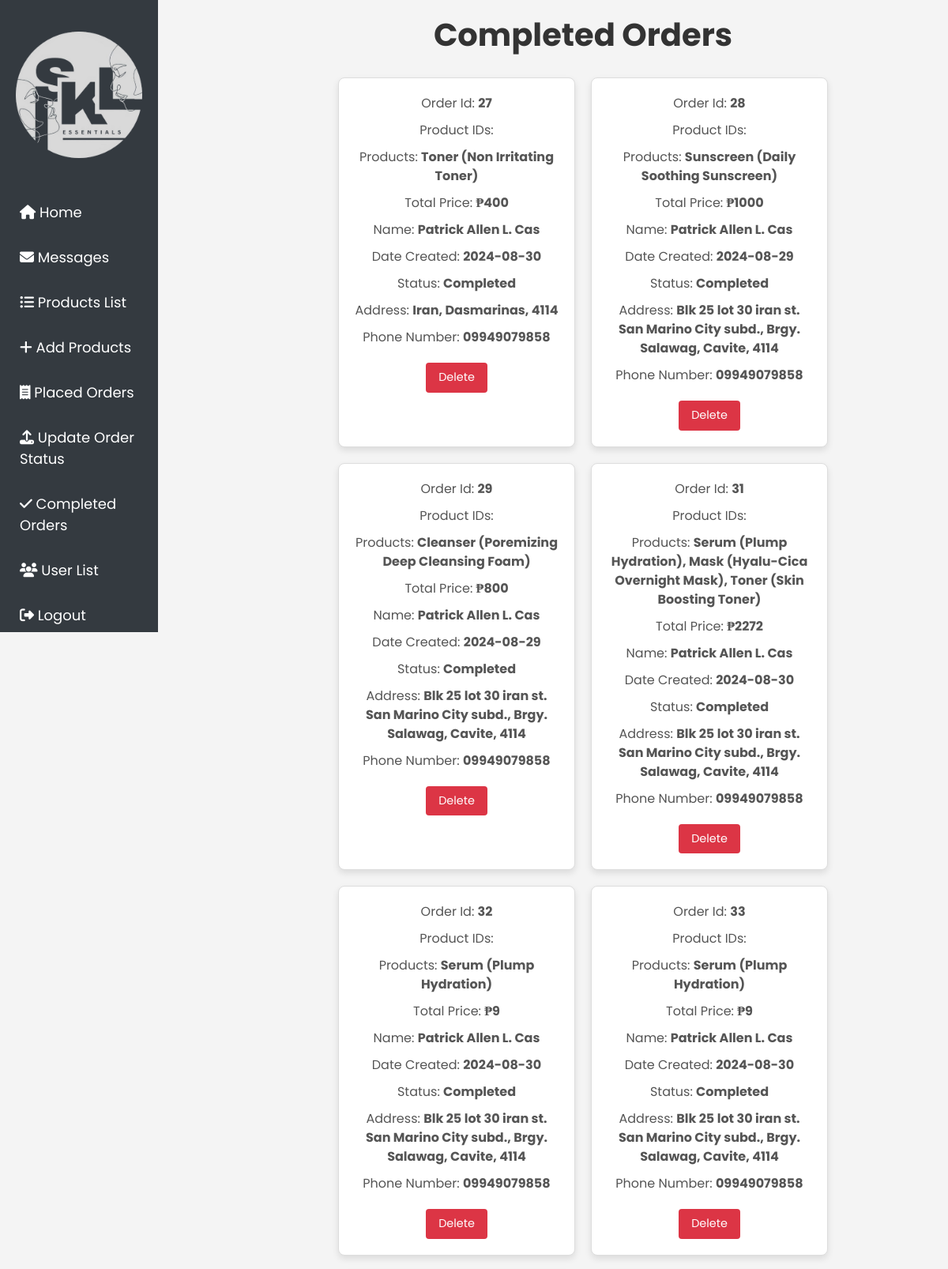
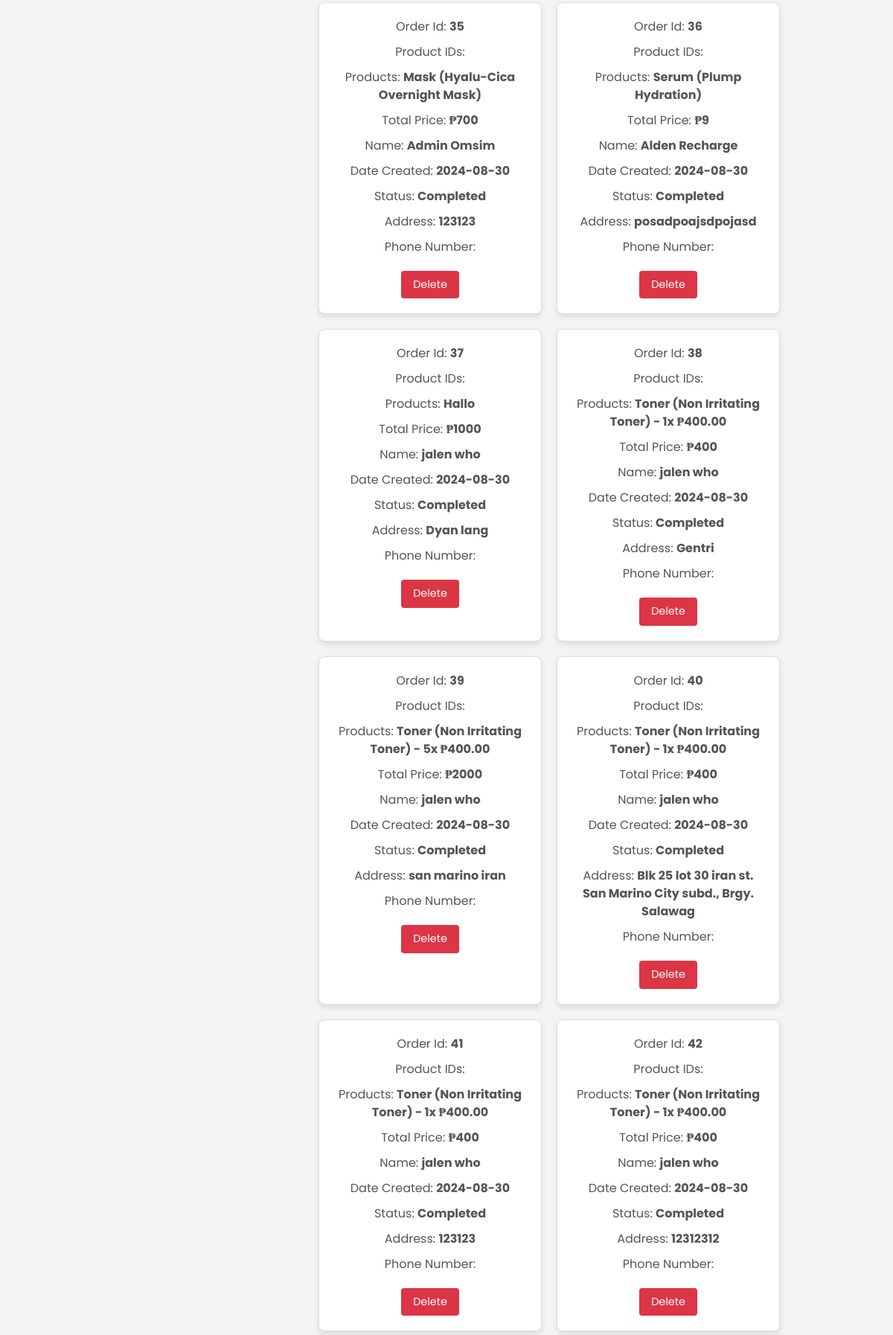
The app's page /completed_orders.php (upper part) with its own data (2 pictures, top to bottom).
### tables this page shows
CREATE TABLE `orders` (
  `id` int(100) NOT NULL,
  `user_id` int(100) NOT NULL,
  `name` varchar(20) NOT NULL,
  `number` varchar(11) NOT NULL,
  `email` varchar(50) NOT NULL,
  `method` varchar(50) NOT NULL,
  `address` varchar(500) NOT NULL,
  `product_names` varchar(1000) NOT NULL,
  `total_price` int(100) NOT NULL,
  `placed_on` date NOT NULL DEFAULT current_timestamp(),
  `payment_status` varchar(20) NOT NULL DEFAULT 'Pending'
);

### completed_orders.php (the view, shortened to what this page needs)
<?php
include('db.php');
$select_orders = $conn->prepare("SELECT * FROM `orders` WHERE payment_status = 'Completed'");
$select_orders->execute();
$result = $select_orders->get_result();
?>
<!DOCTYPE html>
<html lang="en">
<head>
   <link href="https://stackpath.bootstrapcdn.com/bootstrap/4.5.2/css/bootstrap.min.css" rel="stylesheet">
   <link rel="stylesheet" href="https://cdnjs.cloudflare.com/ajax/libs/font-awesome/6.1.1/css/all.min.css">
   <link rel="stylesheet" href="admin_orderss.css">
</head>
<body>
<div class="sidebar">
    <a href="admin_page.php"><i class="fas fa-home"></i><span> Home</span></a>
        <a href="user_message.php"><i class="fas fa-envelope"></i><span> Messages</span></a>
        <a href="product_list.php"><i class="fas fa-list-ul"></i><span> Products List</span></a>
        <a href="add_product.php"><i class="fas fa-plus"></i><span> Add Products</span></a>
        <a href="admin_orders.php"><i class="fas fa-receipt"></i><span> Placed Orders</span></a>
        <a href="update_orders.php"><i class="fas fa-upload"></i><span> Update Order Status</span></a>
        <a href="completed_orders.php"><i class="fas fa-check"></i><span> Completed Orders</span></a>
        <a href="user_list.php"><i class="fas fa-users"></i><span> User List</span></a>
        <a href="admin_logout.php"><i class="fas fa-sign-out-alt"></i><span> Logout</span></a>
</div>
<div class="sidebar">
    <img src="images/inverted.png" alt="">
    <a href="admin_page.php"><i class="fas fa-home"></i><span> Home</span></a>
    <a href="user_message.php"><i class="fas fa-envelope"></i><span> Messages</span></a>
    <a href="product_list.php"><i class="fas fa-list-ul"></i><span> Products List</span></a>
    <a href="add_product.php"><i class="fas fa-plus"></i><span> Add Products</span></a>
    <a href="admin_orders.php"><i class="fas fa-receipt"></i><span> Placed Orders</span></a>
    <a href="update_orders.php"><i class="fas fa-upload"></i><span> Update Order Status</span></a>
    <a href="completed_orders.php"><i class="fas fa-check"></i><span> Completed Orders</span></a>
    <a href="user_list.php"><i class="fas fa-users"></i><span> User List</span></a>
    <a href="admin_logout.php"><i class="fas fa-sign-out-alt"></i><span> Logout</span></a>
</div>
<center>
<section class="orders">
    <h1 class="heading">Completed Orders</h1>
    <div class="box-container">
       <?php
       if ($result->num_rows > 0) {
           while ($fetch_orders = $result->fetch_assoc()) {
       ?>
        <div class="box">
          <p>Order Id: <span><?= htmlspecialchars($fetch_orders['id']); ?></span></p>
          <p>Product IDs: <span><?= htmlspecialchars($fetch_orders['product_ids']); ?></span></p>
          <p>Products: <span><?= htmlspecialchars($fetch_orders['product_names']); ?></span></p>
          <p>Total Price: <span>₱<?= htmlspecialchars($fetch_orders['total_price']); ?></span></p>
          <p>Name: <span><?= htmlspecialchars($fetch_orders['name']); ?></span></p>
          <p>Date Created: <span><?= htmlspecialchars($fetch_orders['placed_on']); ?></span></p>
          <p>Status: <span><?= htmlspecialchars($fetch_orders['payment_status']); ?></span></p>
          <p>Address: <span><?= htmlspecialchars($fetch_orders['address']); ?></span></p>
          <p>Phone Number: <span><?= htmlspecialchars($fetch_orders['number']); ?></span></p>
          <a href="admin_orders.php?delete=<?= htmlspecialchars($fetch_orders['id']); ?>" class="delete-btn" onclick="return confirm('Delete this order?');">Delete</a>
       </div>
       <?php
           }
       } else {
           echo '<p class="empty">No Completed Orders Found!</p>';
       }
       ?>
    </div>
</section>
</center>
</body>
</html>

### admin_orderss.css (style rules this page uses)
* { font-family: Poppins; }
body { background-color: #f4f4f4; font-family: Arial, sans-serif; }
.sidebar { width: 200px; height: 100vh; background-color: #343a40; padding-top: 20px; position: fixed; }
.sidebar a { padding: 15px 25px; display: block; color: #fff; text-decoration: none; font-size: 18px; }
.sidebar img { display: block; margin: 0 auto 20px; max-width: 100%; height: auto; }
.orders { padding: 20px; max-width: 1200px; margin: 0 auto; margin-left: 23%; }
.heading { text-align: center; margin-bottom: 30px; color: #333; font-size: 2.5rem; font-weight: bold; }
.box-container { display: flex; flex-wrap: wrap; gap: 20px; justify-content: center; }
.box { background: #fff; border: 1px solid #ddd; border-radius: 8px; box-shadow: 0 4px 8px rgba(0, 0, 0, 0.1); padding: 20px; width: 300px; transition: transform 0.2s, box-shadow 0.2s; }
.box p { margin: 0 0 10px; color: #555; }
.box span { font-weight: bold; }
.option-btn, .delete-btn { display: inline-block; margin-top: 10px; padding: 8px 16px; border-radius: 4px; color: #fff; text-decoration: none; font-size: 0.9rem; transition: background-color 0.2s; text-decoration: none; }
.delete-btn { background-color: #dc3545; text-decoration: none; }

### records on screen
orders: id "27", product_names "Toner (Non Irritating Toner)", total_price "400", name "Patrick Allen L. Cas", placed_on "2024-08-30", payment_status "Completed", address "Iran, Dasmarinas, 4114", number "09949079858"
orders: id "28", product_names "Sunscreen (Daily Soothing Sunscreen)", total_price "1000", name "Patrick Allen L. Cas", placed_on "2024-08-29", payment_status "Completed", address "Blk 25 lot 30 iran st. San Marino City subd., Brgy. Salawag, Cavite, 4114", number "09949079858"
orders: id "29", product_names "Cleanser (Poremizing Deep Cleansing Foam)", total_price "800", name "Patrick Allen L. Cas", placed_on "2024-08-29", payment_status "Completed", address "Blk 25 lot 30 iran st. San Marino City subd., Brgy. Salawag, Cavite, 4114", number "09949079858"
orders: id "31", product_names "Serum (Plump Hydration), Mask (Hyalu-Cica Overnight Mask), Toner (Skin Boosting Toner)", total_price "2272", name "Patrick Allen L. Cas", placed_on "2024-08-30", payment_status "Completed", address "Blk 25 lot 30 iran st. San Marino City subd., Brgy. Salawag, Cavite, 4114", number "09949079858"
orders: id "32", product_names "Serum (Plump Hydration)", total_price "9", name "Patrick Allen L. Cas", placed_on "2024-08-30", payment_status "Completed", address "Blk 25 lot 30 iran st. San Marino City subd., Brgy. Salawag, Cavite, 4114", number "09949079858"
orders: id "33", product_names "Serum (Plump Hydration)", total_price "9", name "Patrick Allen L. Cas", placed_on "2024-08-30", payment_status "Completed", address "Blk 25 lot 30 iran st. San Marino City subd., Brgy. Salawag, Cavite, 4114", number "09949079858"
orders: id "35", product_names "Mask (Hyalu-Cica Overnight Mask)", total_price "700", name "Admin Omsim", placed_on "2024-08-30", payment_status "Completed", address "123123"
orders: id "36", product_names "Serum (Plump Hydration)", total_price "9", name "Alden Recharge", placed_on "2024-08-30", payment_status "Completed", address "posadpoajsdpojasd"
orders: id "37", product_names "Hallo", total_price "1000", name "jalen who", placed_on "2024-08-30", payment_status "Completed", address "Dyan lang"
orders: id "38", product_names "Toner (Non Irritating Toner) - 1x ₱400.00", total_price "400", name "jalen who", placed_on "2024-08-30", payment_status "Completed", address "Gentri"
orders: id "39", product_names "Toner (Non Irritating Toner) - 5x ₱400.00", total_price "2000", name "jalen who", placed_on "2024-08-30", payment_status "Completed", address "san marino iran"
orders: id "40", product_names "Toner (Non Irritating Toner) - 1x ₱400.00", total_price "400", name "jalen who", placed_on "2024-08-30", payment_status "Completed", address "Blk 25 lot 30 iran st. San Marino City subd., Brgy. Salawag"
orders: id "41", product_names "Toner (Non Irritating Toner) - 1x ₱400.00", total_price "400", name "jalen who", placed_on "2024-08-30", payment_status "Completed", address "123123"
orders: id "42", product_names "Toner (Non Irritating Toner) - 1x ₱400.00", total_price "400", name "jalen who", placed_on "2024-08-30", payment_status "Completed", address "12312312"
